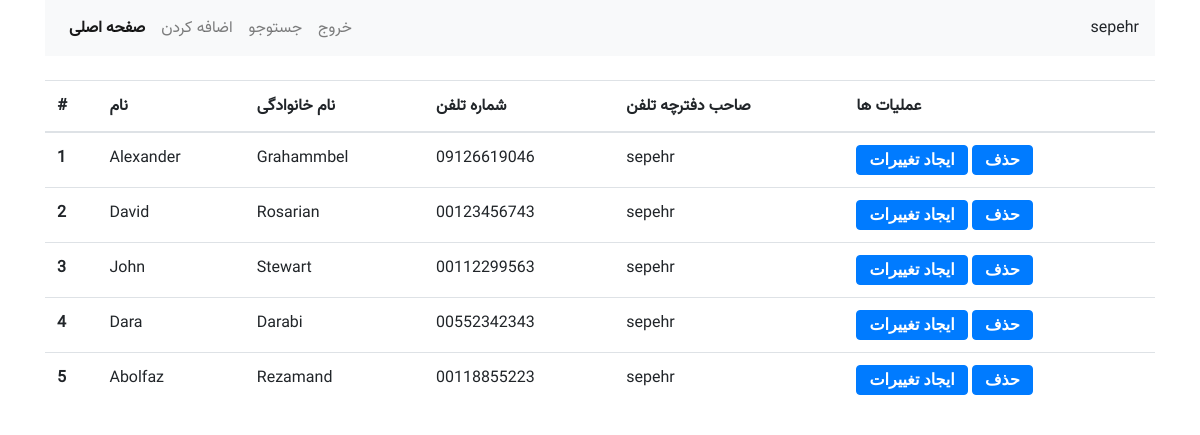
The app's page / (signed in), older data.
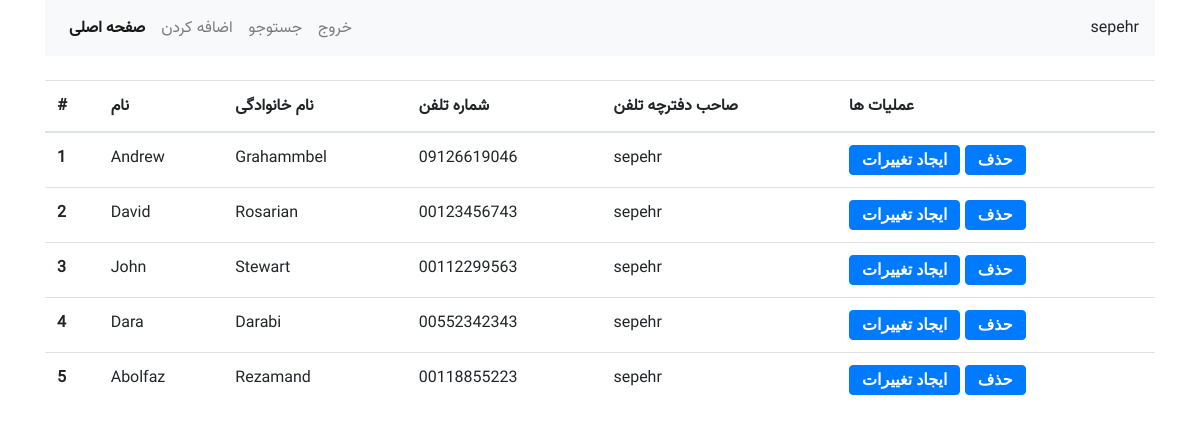
The same page, newer data.
### phones/models.py (models this page shows, shortened)
class Entry(models.Model):
    username = models.ForeignKey('auth.User', verbose_name=_('صاحب دفترچه'), on_delete=models.PROTECT, null=True,
                                 blank=True)
    created_at = models.DateTimeField(auto_now_add=True, verbose_name=_('زمان ساخت'))
    first_name = models.CharField(max_length=100, verbose_name=_('نام'))
    last_name = models.CharField(max_length=100, verbose_name=_('نام خانوادگی'))
    phone_number = models.CharField(validators=[phone_regex], max_length=11, unique=True, verbose_name=_('شماره تلفن'))
    class Meta:
        verbose_name = _('دفترچه تلفن')
        verbose_name_plural = _('دفترچه تلفن ها')

### phones/views.py (the view)
# urls.py: path('', ShowPhoneNumbers.as_view(), name='show'),
class ShowPhoneNumbers(ListView):
    model = Entry
    template_name = 'phones/show_phone_book.html'
    logger.info("your list contacts is totally true")
    def get_queryset(self):
        if self.request.user.is_authenticated:
            logger.info(f'{self.request.user} is authenticated')
            return Entry.objects.filter(username=self.request.user)
        if not self.request.user.is_authenticated:
            logger.warning("Didn't login")

### phones/templates/phones/show_phone_book.html (shortened to what this page needs)
{% extends 'phones/base.html' %}
{% load i18n %}
{% get_current_language_bidi as LANGUAGE_BIDI %}
{% block content %}
    <div class="container">
        {% if user.is_authenticated %}
            <table class="table">
                <thead>
                <tr>
                    <th scope="col">#</th>
                    <th scope="col">{% trans 'نام' %}</th>
                    <th scope="col">{% trans 'نام خانوادگی' %}</th>
                    <th scope="col">{% trans 'شماره تلفن' %}</th>
                    <th scope="col">{% trans 'صاحب دفترچه تلفن' %}</th>
                    <th scope="col">{% trans 'عملیات ها' %}</th>
                </tr>
                </thead>
                <tbody>
                {% for phones in object_list %}
                    <tr>
                        <th scope="row">{{ forloop.counter }}</th>
                        <td>{{ phones.first_name }}</td>
                        <td>{{ phones.last_name }}</td>
                        <td>{{ phones.phone_number }}</td>
                        <td>{{ phones.username }}</td>
                        <td>
                            <a href="{% url 'phones:edit' phones.pk %}" class="btn btn-primary">
                                <i class="fa f044">{% trans 'ایجاد تغییرات' %}</i>
                            </a>
                            <a href="{% url 'phones:delete' phones.pk %}" class="btn btn-primary">
                                <i class="fa f044">{% trans 'حذف' %}</i>
                            </a>
                        </td>
                    </tr>
                {% endfor %}
                </tbody>
            </table>
        {% endif %}
    </div>
{% endblock %}

### phones/templates/phones/base.html (shortened to what this page needs)
{% load static %}
{% load i18n %}
<html lang="en">
<head>
    <link href="{% static 'css/bootstrap.min.css' %}" rel="stylesheet">
    <link href="{% static 'css/all.min.css' %}" rel="stylesheet">
    <link href="{% static 'css/style.css' %}" rel="stylesheet">
    <link href="{% static 'js/jquery-3.6.0.min.js' %}" rel="stylesheet">
</head>
<body>
<div class="container">
    <nav class="navbar navbar-expand-lg navbar-light bg-light">
        <div class="collapse navbar-collapse" id="navbarSupportedContent">
            <ul class="navbar-nav mr-auto">
                <li class="nav-item active">
                    <a class="nav-link" href="{% url 'phones:show' %}"><b>{% trans 'صفحه اصلی' %}</b></a>
                </li>
                {% if user.is_authenticated %}
                    <li class="nav-item">
                        <a class="nav-link" href="{% url 'phones:create' %}">{% trans 'اضافه کردن' %}</a>
                    </li>
                    <li class="nav-item">
                        <a class="nav-link" href="{% url 'phones:search' %}">{% trans 'جستوجو' %}</a>
                    </li>
                    <li class="nav-item">
                        <a class="nav-link" href="{% url 'users:logout' %}">{% trans 'خروج' %}</a>
                    </li>
                {% endif %}
            </ul>
            <ul class="navbar-nav ml-auto">
                {% if user.is_authenticated %}
                    <li class="nav-item">
                        {{ request.user }}
                    </li>
                {% endif %}
            </ul>
        </div>
    </nav>
</div>
<div class="row mb-4 mt-4">
    {% block content %}YOUR CONTENT GOES HERE{% endblock %}
</div>
</body>
</html>

### phones/static/css/style.css (style rules this page uses)
body { font-family: Vazir, serif; }
.nav-link { font-family: Vazir, serif; }

Row changes from the older to the newer data that the page shows:
changed Entry "Grahammbel": first_name "Alexander" → "Andrew"
